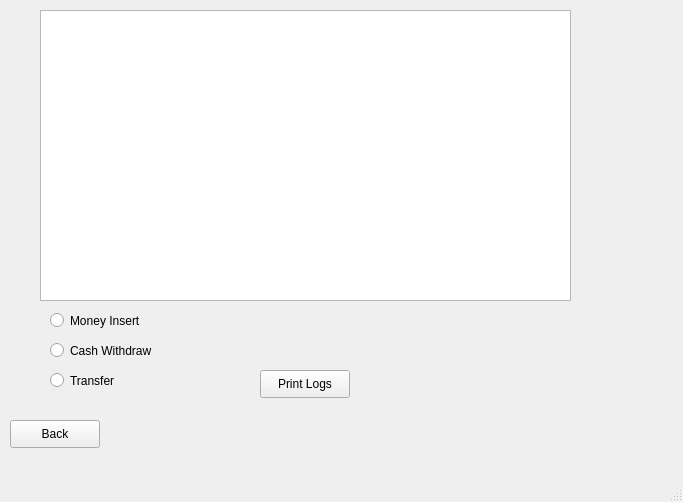
<?xml version="1.0" encoding="UTF-8"?>
<ui version="4.0">
 <class>MainWindow</class>
 <widget class="QMainWindow" name="MainWindow">
  <property name="geometry">
   <rect>
    <x>0</x>
    <y>0</y>
    <width>683</width>
    <height>502</height>
   </rect>
  </property>
  <property name="windowTitle">
   <string>logs</string>
  </property>
  <widget class="QWidget" name="centralwidget">
   <widget class="QTextBrowser" name="textBrowser">
    <property name="geometry">
     <rect>
      <x>40</x>
      <y>10</y>
      <width>531</width>
      <height>291</height>
     </rect>
    </property>
   </widget>
   <widget class="QPushButton" name="pushButton_print_logs">
    <property name="geometry">
     <rect>
      <x>260</x>
      <y>370</y>
      <width>90</width>
      <height>28</height>
     </rect>
    </property>
    <property name="text">
     <string>Print Logs</string>
    </property>
   </widget>
   <widget class="QPushButton" name="pushButton_back">
    <property name="geometry">
     <rect>
      <x>10</x>
      <y>420</y>
      <width>90</width>
      <height>28</height>
     </rect>
    </property>
    <property name="text">
     <string>Back</string>
    </property>
   </widget>
   <widget class="QRadioButton" name="radio_Button_insert">
    <property name="geometry">
     <rect>
      <x>50</x>
      <y>310</y>
      <width>141</width>
      <height>21</height>
     </rect>
    </property>
    <property name="text">
     <string>Money Insert</string>
    </property>
    <attribute name="buttonGroup">
     <string notr="true">buttonGroup</string>
    </attribute>
   </widget>
   <widget class="QRadioButton" name="radio_Button_cash_witdraw">
    <property name="geometry">
     <rect>
      <x>50</x>
      <y>340</y>
      <width>141</width>
      <height>21</height>
     </rect>
    </property>
    <property name="text">
     <string>Cash Withdraw</string>
    </property>
    <attribute name="buttonGroup">
     <string notr="true">buttonGroup</string>
    </attribute>
   </widget>
   <widget class="QRadioButton" name="radio_Button_transfer">
    <property name="geometry">
     <rect>
      <x>50</x>
      <y>370</y>
      <width>141</width>
      <height>21</height>
     </rect>
    </property>
    <property name="text">
     <string>Transfer</string>
    </property>
    <attribute name="buttonGroup">
     <string notr="true">buttonGroup</string>
    </attribute>
   </widget>
  </widget>
  <widget class="QMenuBar" name="menubar">
   <property name="geometry">
    <rect>
     <x>0</x>
     <y>0</y>
     <width>683</width>
     <height>22</height>
    </rect>
   </property>
  </widget>
  <widget class="QStatusBar" name="statusbar"/>
 </widget>
 <resources/>
 <connections/>
 <buttongroups>
  <buttongroup name="buttonGroup"/>
 </buttongroups>
</ui>
